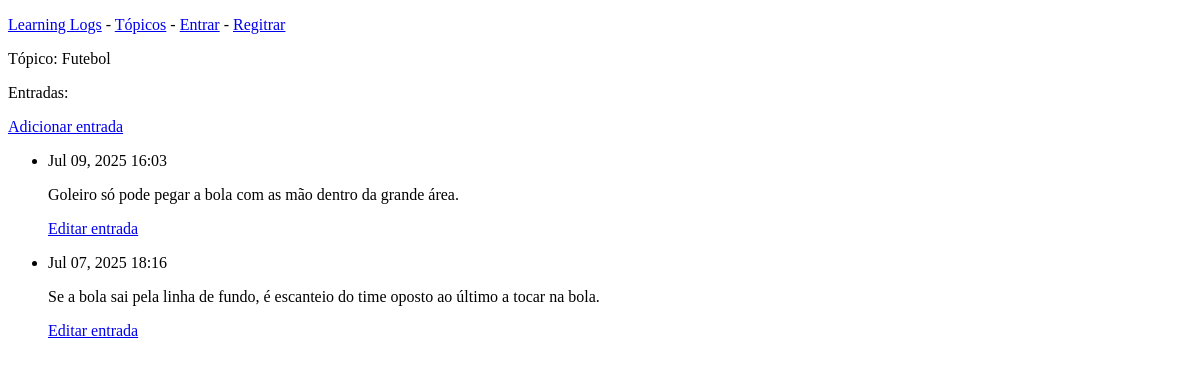
Page /topics/3/ on the earlier database version.
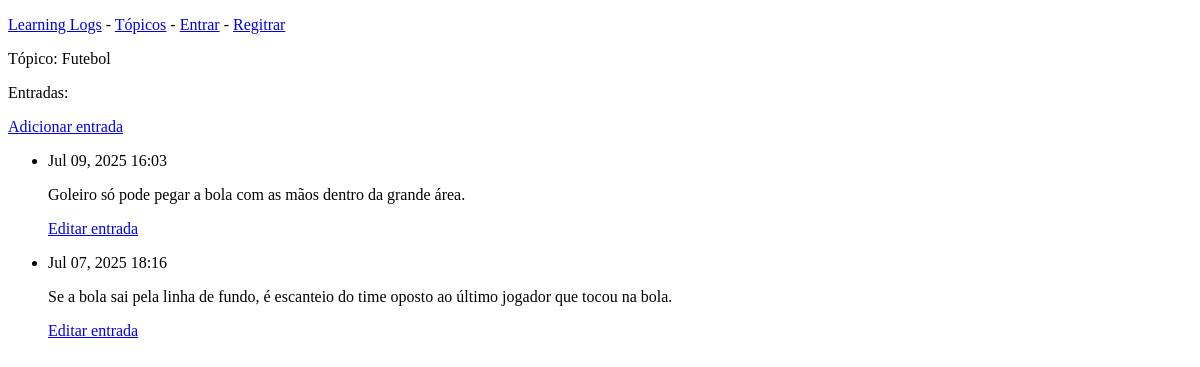
Same page on the later database version.
### learning_logs/models.py (models this page shows, shortened)
class Topic(models.Model):
    text = models.CharField(max_length=200)
    date_added = models.DateTimeField(auto_now_add=True)
    def __str__(self):
        return self.text

class Entry(models.Model):
    topic = models.ForeignKey(Topic, on_delete=models.CASCADE)
    text = models.TextField()
    date_added = models.DateTimeField(auto_now_add=True)
    class Meta:
        verbose_name_plural = 'entries'

### learning_logs/views.py (the view)
# urls.py: path('topics/<topic_id>/', views.topic, name='topic'),
def topic(request, topic_id):
    topic = Topic.objects.get(id = topic_id)
    entries = topic.entry_set.order_by('-date_added')
    context = {'topic' : topic, 'entries' : entries}
    return render(request, 'learning_logs/topic.html', context)

### learning_logs/templates/learning_logs/topic.html (shortened to what this page needs)
<!DOCTYPE html>
<html lang="en">
<head>
</head>
<body>
    {% extends "learning_logs/base.html"%}
    {% block content %}
        <p>Tópico: {{ topic }}</p>
        <p>Entradas:</p>
        <p><a href="{% url 'new_entry' topic.id %}">Adicionar entrada</a></p>
        <ul>
            {% for entry in entries %}
                <li>
                    <p>{{ entry.date_added | date:'M d, Y H:i'}}</p>
                    <p>{{ entry.text | linebreaks}}</p>
                    <p><a href="{% url 'edit_entry' entry.id %}">Editar entrada</a></p>
                </li>
            {% empty %}
                <li>
                    <p>Não há registro.</p>
                </li>
            {% endfor %}
        </ul>
    {% endblock content %}

### learning_logs/templates/learning_logs/base.html (shortened to what this page needs)
<!DOCTYPE html>
<html lang="en">
<head>
</head>
<body>
    <p>
        <a href="{% url 'index' %}">Learning Logs</a> -
        <a href="{% url 'topics' %}">Tópicos</a> -
        {% if user.is_authenticated %}
            Olá, {{ user.username }} -
            <a href="{% url 'logout' %}">Sair</a>
        {% else %}
            <a href="{% url 'login' %}">Entrar</a> -
            <a href="{% url 'register' %}">Regitrar</a>
        {% endif %}
    </p>
    {% block content %} {% endblock content %}
</body>
</html>

Differences in the rows shown:
changed Entry: text "Goleiro só pode pegar a bola com as mão dentro da grande área." → "Goleiro só pode pegar a bola com as mãos dentro da grande área."
changed Entry: text "Se a bola sai pela linha de fundo, é escanteio do time oposto ao último a tocar na bola." → "Se a bola sai pela linha de fundo, é escanteio do time oposto ao último jogador que tocou na bola."
